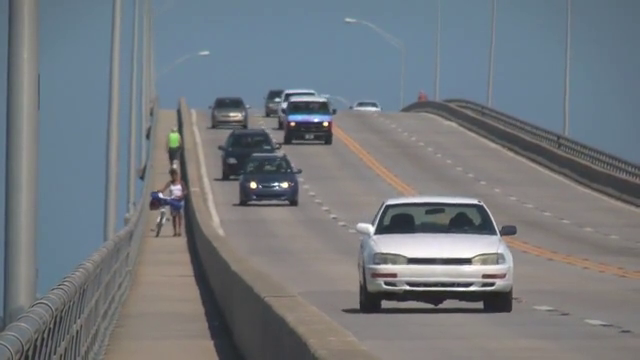
#> input picture frame 91 of HW3/slow_traffic_small.mp4, 640 x 360 px
$ python hw3.py
#> lines starting #> are read from the running program, lines starting #| are printed output that depends on the picture
import numpy as np
import cv2 as cv
import matplotlib.pyplot as plt

cap = cv.VideoCapture('slow_traffic_small.mp4')
ret, frame = cap.read()
#> frame is the input picture: shape (360, 640, 3); mean B, G, R 126.6, 121.2, 115.7

# setup initial location of window
x, y, width, height = 169, 133, 15, 15
track_window = (x, y ,width, height)
roi = frame[y:y+height, x : x+width]
hsv_roi = cv.cvtColor(roi, cv.COLOR_BGR2HSV)

mask = cv.inRange(hsv_roi, np.array((0., 60., 32.)), np.array((180., 255., 255)))
roi_hist = cv.calcHist([hsv_roi], [0], mask, [180], [0, 180])
#> roi_hist = 180 values, max 35 at index 50, min 0 at index 0, mean 0.844
plt.plot(roi_hist)
cv.normalize(roi_hist, roi_hist, 0, 255,cv.NORM_MINMAX)

term_crit = ( cv.TERM_CRITERIA_EPS | cv.TERM_CRITERIA_COUNT, 10, 1)
cv.imshow('roi',roi)

while(1):
  ret, frame = cap.read()
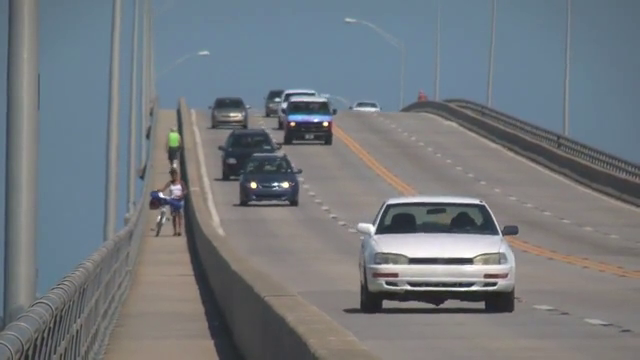
#> input picture frame 92 of HW3/slow_traffic_small.mp4, 640 x 360 px
#> frame is the input picture: shape (360, 640, 3); mean B, G, R 126.3, 121.1, 115.4
  if ret == True:

    hsv = cv.cvtColor(frame, cv.COLOR_BGR2HSV)
#> hsv: shape (360, 640, 3); mean H, S, V 67.5, 39.8, 131.5
    dst = cv.calcBackProject([hsv], [0], roi_hist, [0, 180], 1)
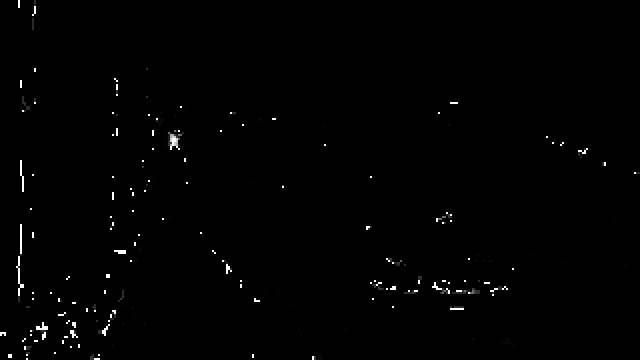
#> dst: shape (360, 640); min 0, max 255, mean 1.8
    # apply meanshift to get the new location
    ret, track_window = cv.meanShift(dst, track_window, term_crit)
#> ret = 1; track_window = (166, 133, 15, 15)
    # Draw it on image
    x,y,w,h = track_window
#> x = 166; y = 133; w = 15; h = 15
    final_image = cv.rectangle(frame, (x,y), (x+w, y+h), 255, 3)

    cv.imshow('dst', dst)
    cv.imshow('final_image',final_image)
    k = cv.waitKey(30) & 0xff
#> (key Esc is pressed here)
    if k == 27:
        break
  else:
      break
cap.release()
cv.destroyAllWindows()
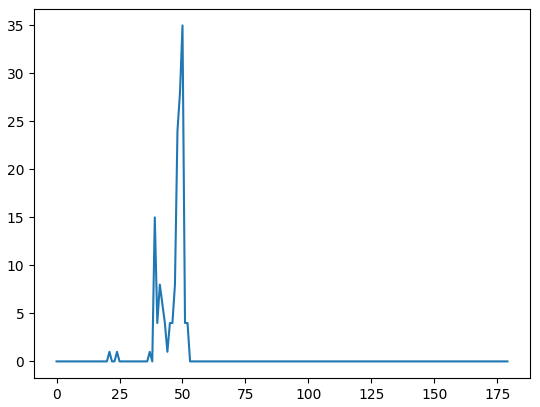
#> figure drawn by matplotlib, 1 panel; curve peaks at x = 50, y = 35

$ run again, starting later in the video
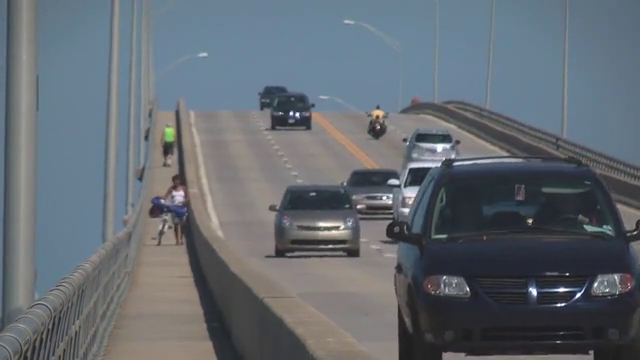
#> input picture frame 411 of HW3/slow_traffic_small.mp4, 640 x 360 px
#> frame is the input picture: shape (360, 640, 3); mean B, G, R 113.8, 106.6, 99.3
#> roi_hist = 180 values, max 12 at index 43, min 0 at index 0, mean 0.372
#> hsv: shape (360, 640, 3); mean H, S, V 81.5, 45.6, 117.2
#> `dst = cv.calcBackProject([hsv], [0], roi_hist, [0, 180], 1)`:
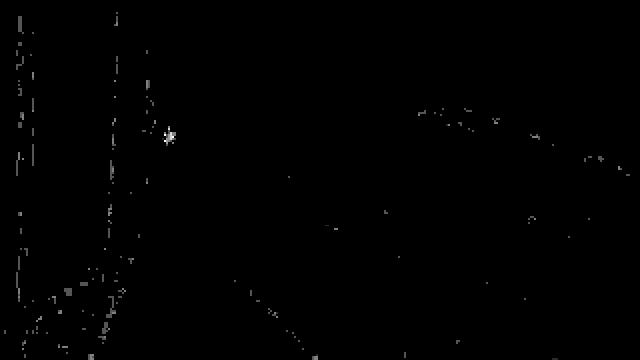
#> dst: shape (360, 640); min 0, max 255, mean 0.8
#> ret = 2; track_window = (162, 129, 15, 15)
#> x = 162; y = 129; w = 15
#> `cv.destroyAllWindows()`:
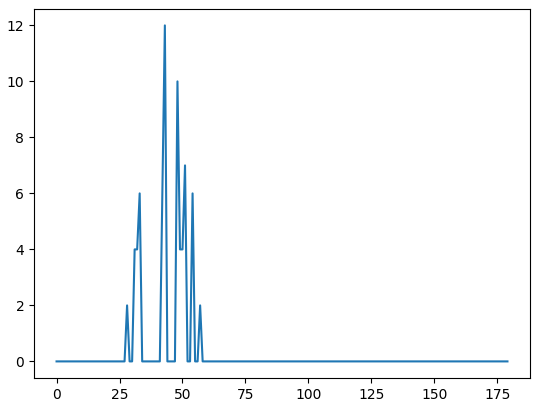
#> figure drawn by matplotlib, 1 panel; curve peaks at x = 43, y = 12

$ run again, starting later in the video
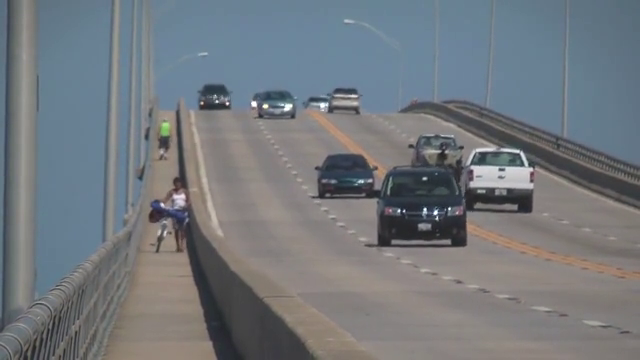
#> input picture frame 731 of HW3/slow_traffic_small.mp4, 640 x 360 px
#> frame is the input picture: shape (360, 640, 3); mean B, G, R 125.5, 120.3, 115.1
#> roi_hist = 180 values, max 2 at index 22, min 0 at index 0, mean 0.0278
#> hsv: shape (360, 640, 3); mean H, S, V 65.1, 40, 130.7
#> `dst = cv.calcBackProject([hsv], [0], roi_hist, [0, 180], 1)`:
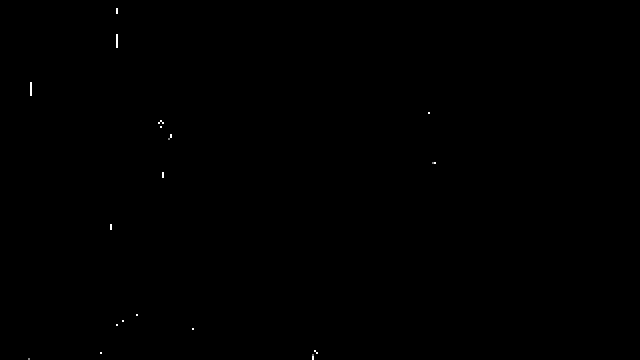
#> dst: shape (360, 640); min 0, max 255, mean 0.2
#> ret = 2; track_window = (163, 129, 15, 15)
#> x = 163; y = 129; w = 15
#> `cv.destroyAllWindows()`:
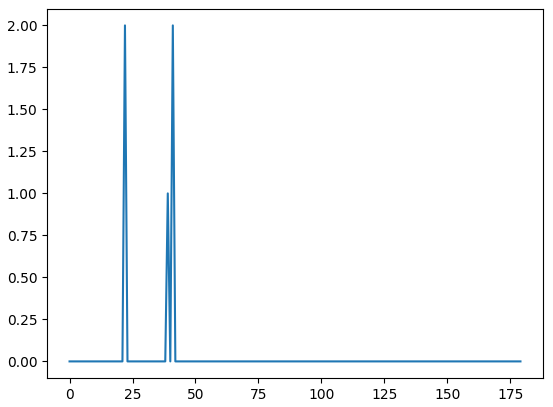
#> figure drawn by matplotlib, 1 panel; curve peaks at x = 22, y = 2
